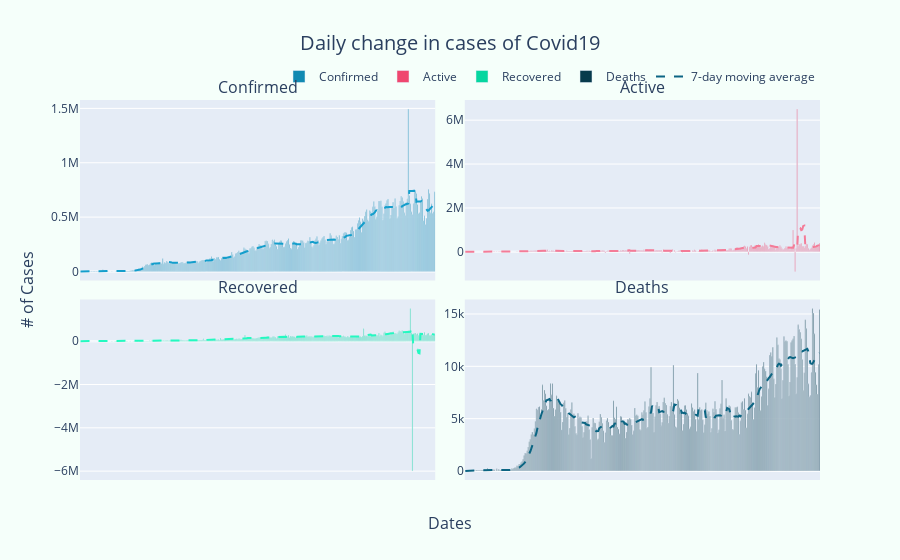

Notebook code for this chart:
### Markdown cell above
### Daily Increasing Cases

### Code cell
daily_case_fig = make_subplots(rows=2, cols=2, vertical_spacing=0.05, horizontal_spacing=0.04,
                           subplot_titles=('Confirmed','Active','Recovered','Deaths'),
                            x_title='Dates', y_title='# of Cases',)

daily_case_fig.add_trace(go.Bar(x=base_stats['Dates'], y=base_stats['index'].apply(lambda x: base_stats['Confirmed'][x]-base_stats['Confirmed'][x-1:x].sum()),
                              name='Confirmed',hovertemplate = '<br><b>Date</b>: %{x}'+'<br><i>Confirmed Count</i>: %{y}',
                                marker=dict(color='#118ab2')),row=1, col=1)
daily_case_fig.add_trace(go.Scatter(x=base_stats['Dates'], y=base_stats['index'].apply(lambda x: (base_stats['Confirmed'][x-7:x].sum()-base_stats['Confirmed'][x-8:x-1].sum())/7 if x>0 else 0),
                             name='7-day moving average', hovertemplate = '<br><b>Date</b>: %{x}'+'<br><i>7-day average</i>: %{y}', showlegend=False,
                                    line=dict(dash="dash", color='#149ECC')),row=1, col=1)

daily_case_fig.add_trace(go.Bar(x=base_stats['Dates'], y=base_stats['index'].apply(lambda x: base_stats['Active'][x]-base_stats['Active'][x-1:x].sum()), 
                             name='Active',hovertemplate = '<br><b>Date</b>: %{x}'+'<br><i>Active Count</i>: %{y}',
                               marker=dict(color='#ef476f')),row=1, col=2)
daily_case_fig.add_trace(go.Scatter(x=base_stats['Dates'], y=base_stats['index'].apply(lambda x: (base_stats['Active'][x-7:x].sum()-base_stats['Active'][x-8:x-1].sum())/7 if x>0 else 0),
                             name='7-day moving average', hovertemplate = '<br><b>Date</b>: %{x}'+'<br><i>7-day average</i>: %{y}', showlegend=False,
                                    line=dict(dash="dash", color='#F47C98')),row=1, col=2)
daily_case_fig.add_trace(go.Bar(x=base_stats['Dates'], y=base_stats['index'].apply(lambda x: base_stats['Recovered'][x]-base_stats['Recovered'][x-1:x].sum()), 
                              name='Recovered',hovertemplate = '<br><b>Date</b>: %{x}'+'<br><i>Recovered Count</i>: %{y}',
                               marker=dict(color='#06d6a0')),row=2, col=1)
daily_case_fig.add_trace(go.Scatter(x=base_stats['Dates'], y=base_stats['index'].apply(lambda x: (base_stats['Recovered'][x-7:x].sum()-base_stats['Recovered'][x-8:x-1].sum())/7 if x>0 else 0),
                             name='7-day moving average', hovertemplate = '<br><b>Date</b>: %{x}'+'<br><i>7-day average</i>: %{y}', showlegend=False,
                                    line=dict(dash="dash", color='#24F9C1')),row=2, col=1)

daily_case_fig.add_trace(go.Bar(x=base_stats['Dates'], y=base_stats['index'].apply(lambda x: base_stats['Deaths'][x]-base_stats['Deaths'][x-1:x].sum()), 
                              name='Deaths',hovertemplate = '<br><b>Date</b>: %{x}'+'<br><i>Death Count</i>: %{y}',
                               marker=dict(color='#073b4c')),row=2, col=2)
daily_case_fig.add_trace(go.Scatter(x=base_stats['Dates'], y=base_stats['index'].apply(lambda x: (base_stats['Deaths'][x-7:x].sum()-base_stats['Deaths'][x-8:x-1].sum())/7 if x>0 else 0),
                             name='7-day moving average', hovertemplate = '<br><b>Date</b>: %{x}'+'<br><i>7-day average</i>: %{y}', line=dict(dash="dash", color='#0C6583')),row=2, col=2)
daily_case_fig.update_xaxes(showticklabels=False)
daily_case_fig.update_layout(
    title_text="Daily change in cases of Covid19", title_x=0.5, title_font_size=20,
                            legend=dict(orientation='h',yanchor='top',y=1.1,xanchor='right',x=1), paper_bgcolor="mintcream")


daily_case_fig.show()

### Figure 1 — Plotly figure (JSON) as saved in the notebook; plotly's stock layout.template omitted (floating-point values rounded to 4 significant figures; data arrays with more than 128 entries replaced by an {"elided": "..."} marker saying what was removed)
{"data": [{"hovertemplate": "<br><b>Date</b>: %{x}<br><i>Confirmed Count</i>: %{y}", "marker": {"color": "#118ab2"}, "name": "Confirmed", "type": "bar", "x": {"elided": "350 str values"}, "xaxis": "x", "y": {"elided": "350 int values"}, "yaxis": "y"}, {"hovertemplate": "<br><b>Date</b>: %{x}<br><i>7-day average</i>: %{y}", "line": {"color": "#149ECC", "dash": "dash"}, "name": "7-day moving average", "showlegend": false, "type": "scatter", "x": {"elided": "350 str values"}, "xaxis": "x", "y": {"elided": "350 float values"}, "yaxis": "y"}, {"hovertemplate": "<br><b>Date</b>: %{x}<br><i>Active Count</i>: %{y}", "marker": {"color": "#ef476f"}, "name": "Active", "type": "bar", "x": {"elided": "350 str values"}, "xaxis": "x2", "y": {"elided": "350 int values"}, "yaxis": "y2"}, {"hovertemplate": "<br><b>Date</b>: %{x}<br><i>7-day average</i>: %{y}", "line": {"color": "#F47C98", "dash": "dash"}, "name": "7-day moving average", "showlegend": false, "type": "scatter", "x": {"elided": "350 str values"}, "xaxis": "x2", "y": {"elided": "350 float values"}, "yaxis": "y2"}, {"hovertemplate": "<br><b>Date</b>: %{x}<br><i>Recovered Count</i>: %{y}", "marker": {"color": "#06d6a0"}, "name": "Recovered", "type": "bar", "x": {"elided": "350 str values"}, "xaxis": "x3", "y": {"elided": "350 int values"}, "yaxis": "y3"}, {"hovertemplate": "<br><b>Date</b>: %{x}<br><i>7-day average</i>: %{y}", "line": {"color": "#24F9C1", "dash": "dash"}, "name": "7-day moving average", "showlegend": false, "type": "scatter", "x": {"elided": "350 str values"}, "xaxis": "x3", "y": {"elided": "350 float values"}, "yaxis": "y3"}, {"hovertemplate": "<br><b>Date</b>: %{x}<br><i>Death Count</i>: %{y}", "marker": {"color": "#073b4c"}, "name": "Deaths", "type": "bar", "x": {"elided": "350 str values"}, "xaxis": "x4", "y": {"elided": "350 int values"}, "yaxis": "y4"}, {"hovertemplate": "<br><b>Date</b>: %{x}<br><i>7-day average</i>: %{y}", "line": {"color": "#0C6583", "dash": "dash"}, "name": "7-day moving average", "type": "scatter", "x": {"elided": "350 str values"}, "xaxis": "x4", "y": {"elided": "350 float values"}, "yaxis": "y4"}], "layout": {"annotations": [{"font": {"size": 16}, "showarrow": false, "text": "Confirmed", "x": 0.24, "xanchor": "center", "xref": "paper", "y": 1, "yanchor": "bottom", "yref": "paper"}, {"font": {"size": 16}, "showarrow": false, "text": "Active", "x": 0.76, "xanchor": "center", "xref": "paper", "y": 1, "yanchor": "bottom", "yref": "paper"}, {"font": {"size": 16}, "showarrow": false, "text": "Recovered", "x": 0.24, "xanchor": "center", "xref": "paper", "y": 0.475, "yanchor": "bottom", "yref": "paper"}, {"font": {"size": 16}, "showarrow": false, "text": "Deaths", "x": 0.76, "xanchor": "center", "xref": "paper", "y": 0.475, "yanchor": "bottom", "yref": "paper"}, {"font": {"size": 16}, "showarrow": false, "text": "Dates", "x": 0.5, "xanchor": "center", "xref": "paper", "y": 0, "yanchor": "top", "yref": "paper", "yshift": -30}, {"font": {"size": 16}, "showarrow": false, "text": "# of Cases", "textangle": -90, "x": 0, "xanchor": "right", "xref": "paper", "xshift": -40, "y": 0.5, "yanchor": "middle", "yref": "paper"}], "legend": {"orientation": "h", "x": 1, "xanchor": "right", "y": 1.1, "yanchor": "top"}, "paper_bgcolor": "mintcream", "title": {"font": {"size": 20}, "text": "Daily change in cases of Covid19", "x": 0.5}, "xaxis": {"anchor": "y", "domain": [0, 0.48], "showticklabels": false}, "xaxis2": {"anchor": "y2", "domain": [0.52, 1], "showticklabels": false}, "xaxis3": {"anchor": "y3", "domain": [0, 0.48], "showticklabels": false}, "xaxis4": {"anchor": "y4", "domain": [0.52, 1], "showticklabels": false}, "yaxis": {"anchor": "x", "domain": [0.525, 1]}, "yaxis2": {"anchor": "x2", "domain": [0.525, 1]}, "yaxis3": {"anchor": "x3", "domain": [0, 0.475]}, "yaxis4": {"anchor": "x4", "domain": [0, 0.475]}}}
